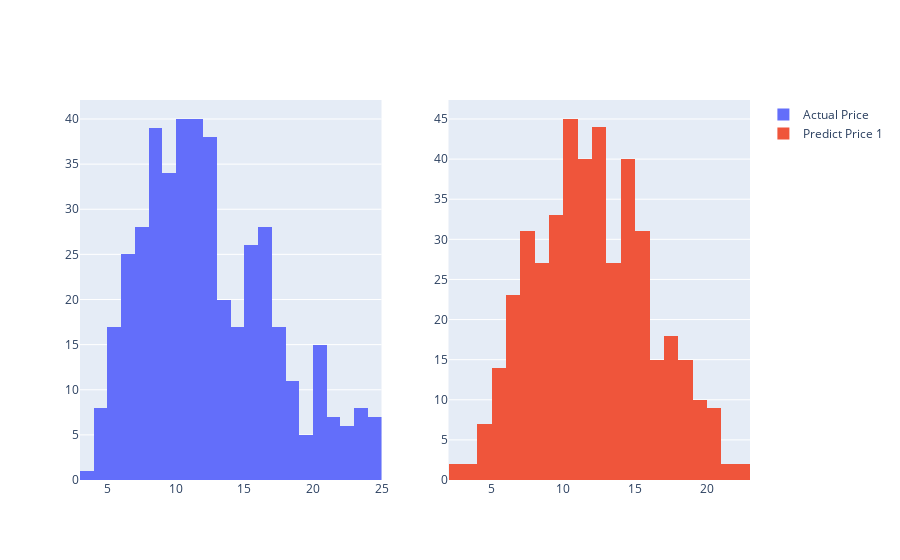

Notebook code for this chart:
### Code cell
fig = make_subplots(rows = 1, cols = 2)

trace0 = go.Histogram(
  x = df_result_1['Actual Price'],
  name = 'Actual Price',
)

trace1 = go.Histogram(
  x = df_result_1['Predict Price 1'],
  name = 'Predict Price 1',
)

fig.append_trace(trace0, 1, 1)
fig.append_trace(trace1, 1, 2)

fig.show()

### Figure 1 — Plotly figure (JSON) as saved in the notebook; plotly's stock layout.template omitted (floating-point values rounded to 4 significant figures; data arrays with more than 128 entries replaced by an {"elided": "..."} marker saying what was removed)
{"data": [{"name": "Actual Price", "type": "histogram", "x": {"elided": "437 float values"}, "xaxis": "x", "yaxis": "y"}, {"name": "Predict Price 1", "type": "histogram", "x": {"elided": "437 float values"}, "xaxis": "x2", "yaxis": "y2"}], "layout": {"xaxis": {"anchor": "y", "domain": [0, 0.45]}, "xaxis2": {"anchor": "y2", "domain": [0.55, 1]}, "yaxis": {"anchor": "x", "domain": [0, 1]}, "yaxis2": {"anchor": "x2", "domain": [0, 1]}}}
